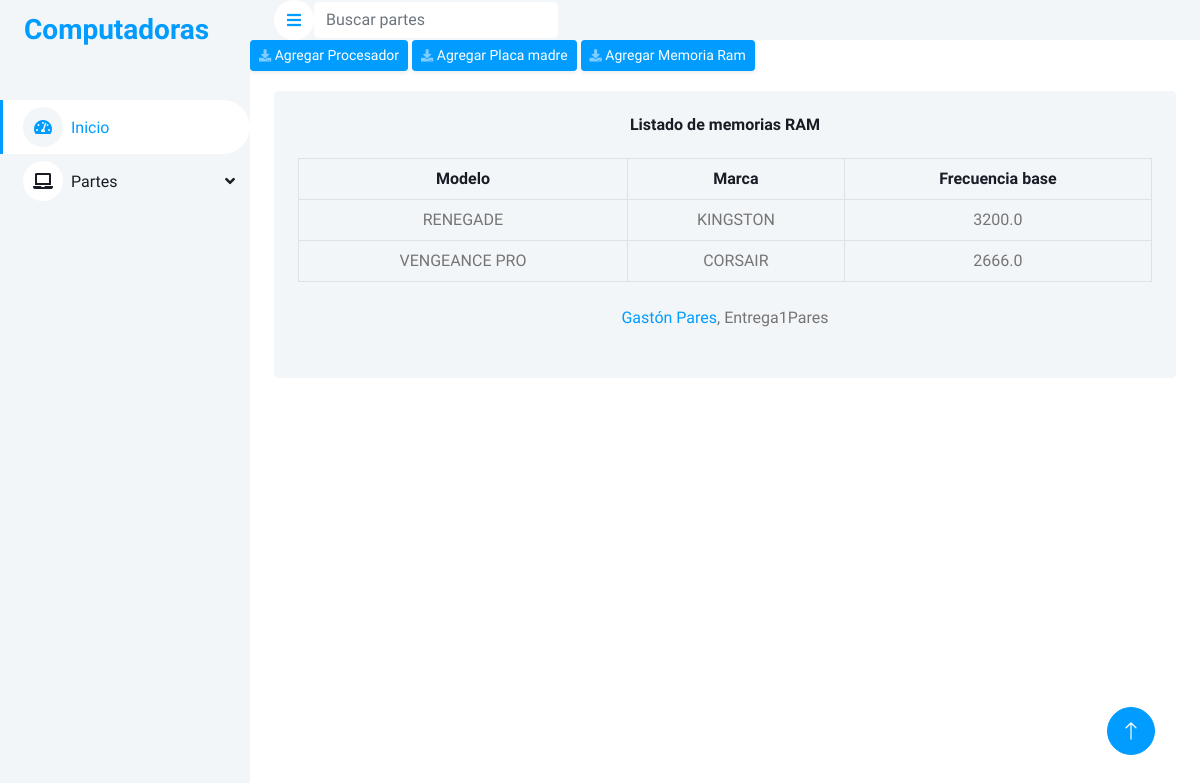
The page /part/rammemorys on the database its author committed.
### part/models.py (models this page shows)
class RamMemory(models.Model):
    model = models.CharField(max_length=20)
    brand = models.CharField(max_length=20)
    frecuency = models.CharField(max_length=10)

### part/views.py (the view)
# urls.py: path("rammemorys", view=views.rammemorys, name="rammemory-list"),
def rammemorys(request):
    return render(
        request=request,
        context={"rammemorys": RamMemory.objects.all()},
        template_name="part/rammemory_list.html",
    )

### part/templates/part/rammemory_list.html (shortened to what this page needs)
{% extends "home/index.html" %}
{% load static %}
{% block table_html %}
 <div class="container-fluid pt-3 px-4">
    <div class="bg-light text-center rounded p-4">
        <div class="align-items-center justify-content-between mb-1">
            <h6 class="mb-4">Listado de memorias RAM</h6>
        </div>
        <div class="table-responsive">
            <table class="table align-middle table-bordered table-hover mb-0">
                <thead>
                    <tr class="text-dark">
                        <th scope="col">Modelo</th>
                        <th scope="col">Marca</th>
                        <th scope="col">Frecuencia base</th>
                    </tr>
                </thead>
                <tbody>
                    {% for rammemory in rammemorys %}
                    <tr>
                        <td>{{ rammemory.model }}</td>
                        <td>{{ rammemory.brand }}</td>
                        <td>{{ rammemory.frecuency }}</td>
                        {% endfor %}
                    </tr>
                </tbody>
            </table>
            {% endblock %}

### home/static/home/css/style.css (style rules this page uses)
:root { --primary: #009CFF; --light: #F3F6F9; --dark: #191C24; }

### rows shown on the page
RamMemory: model "RENEGADE", brand "KINGSTON", frecuency "3200.0"
RamMemory: model "VENGEANCE PRO", brand "CORSAIR", frecuency "2666.0"
